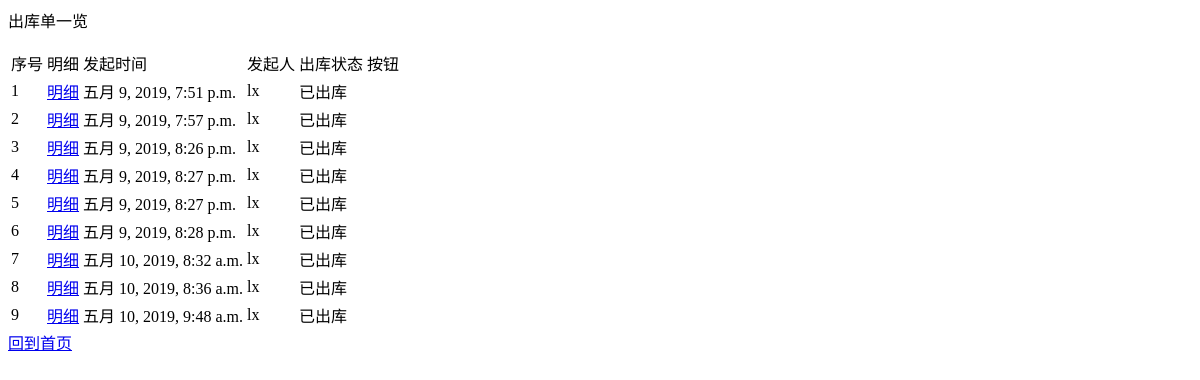
Page /checkout/query/ on the earlier database version.
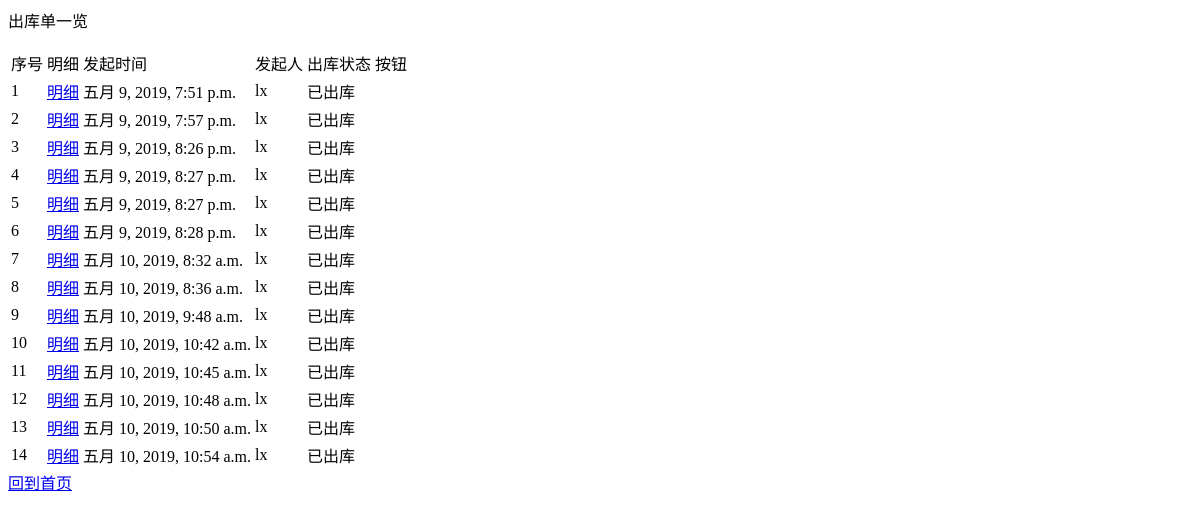
Same page on the later database version.
### checkout/models.py (models this page shows)
class Checkout(models.Model):
    id = models.IntegerField('id', primary_key=True)
    create_time = models.DateTimeField('create_time', default=timezone.now)
    create_user = models.ForeignKey(User, on_delete=models.CASCADE)
    status = models.IntegerField('status', default=0)  # 0 待出库 1 已出库

### user/models.py (models this page shows, shortened)
class User(models.Model):
    id = models.IntegerField('id', primary_key=True)
    user_name = models.CharField('user_name', unique=True, blank=False, max_length=20)
    create_time = models.DateTimeField('create_time', default=timezone.now)
    is_admin = models.BooleanField('is_admin', default=False)
    password = models.CharField('password', blank=False, max_length=20)
    worker_type = models.IntegerField('worker_type', default=0)

### checkout/views.py (the view)
# urls.py: path('query/', views.query, name='query'),
def query(request):
    checkout_list = Checkout.objects.all()
    status_dict = {
        1: '已出库',
        0: '未出库',
    }
    context = {
        'checkout_list': checkout_list,
        'status_dict': status_dict,
    }
    return render(request, 'checkout/query.html', context)

### checkout/templates/checkout/query.html (shortened to what this page needs)
<body>
    <p> 出库单一览 </p>
    <table>
        <tr>
            <td> 序号 </td>
            <td> 明细 </td>
            <td> 发起时间 </td>
            <td> 发起人 </td>
            <td> 出库状态 </td>
            <td> 按钮 </td>
        </tr>
        {% for checkout in checkout_list %}
            <tr>
                <td> {{forloop.counter}} </td>
                <td><a href="{% url 'checkout:query_detail' checkout.id %}">明细</a></td>
                <td> {{checkout.create_time}} </td>
                <td> {{checkout.create_user.user_name}} </td>
                {% if checkout.status == 1 %}
                    <td>
                        {{status_dict.1}}
                    </td>
                {% endif %}
            </tr>
        {% endfor %}
    </table>
    <a href="{% url 'user:index' %}">回到首页</a>
</body>

Differences in the rows shown:
added Checkout: create_time "五月 10, 2019, 10:42 a.m.", create_user.user_name "lx", status_dict "已出库"
added Checkout: create_time "五月 10, 2019, 10:45 a.m.", create_user.user_name "lx", status_dict "已出库"
added Checkout: create_time "五月 10, 2019, 10:48 a.m.", create_user.user_name "lx", status_dict "已出库"
added Checkout: create_time "五月 10, 2019, 10:50 a.m.", create_user.user_name "lx", status_dict "已出库"
added Checkout: create_time "五月 10, 2019, 10:54 a.m.", create_user.user_name "lx", status_dict "已出库"
